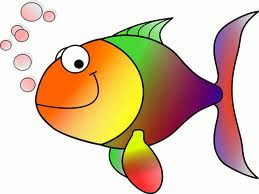
#> input picture OpenCV_컴퓨터비전과정_실습/images/HappyFish.jpg, 259 x 194 px, given in place of the camera
$ python '카툰필터_1.py'
#> lines starting #> are read from the running program, lines starting #| are printed output that depends on the picture
import cv2
#import numpy as np

def cartoon_filter(img):
    h, w = img.shape[:2]
    img2 = cv2.resize(img, (w//2, h//2))
    blr = cv2.bilateralFilter(img2, -1, 20, 7)
    edge = 255 - cv2.Canny(img2, 80, 120)
    edge = cv2.cvtColor(edge, cv2.COLOR_GRAY2BGR)
    dst = cv2.bitwise_and(blr, edge)
    dst = cv2.resize(dst, (w, h), interpolation=cv2.INTER_NEAREST)
    return dst
def pencil_sketch_filter(img):
    gray = cv2.cvtColor(img, cv2.COLOR_BGR2GRAY)
    blr = cv2.GaussianBlur(gray, (0, 0), 3)
    dst = cv2.divide(gray, blr, scale=255)
    return dst
def original(img):
    return img

filter_list = [cartoon_filter, pencil_sketch_filter, original]

cap = cv2.VideoCapture(0)
counter = 0
while True: # 카메라 프레임 처리
    ret, frame = cap.read()
#> frame is the input picture: shape (194, 259, 3); mean B, G, R 170.8, 196.4, 219.3
    frame = cv2.flip(frame,1) # 좌우 반전
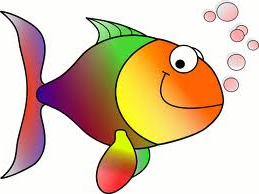
#> frame: shape (194, 259, 3); mean B, G, R 170.8, 196.4, 219.3
#    dst = cv2.Canny(frame, 120, 180)
    if ret:
        dst=filter_list[counter](frame)
#> in cartoon_filter, `img2 = cv2.resize(img, (w//2, h//2))`:
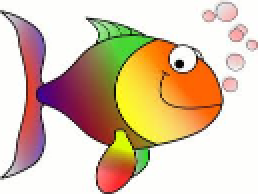
#> img2: shape (97, 129, 3) (shown 2 times larger); mean B, G, R 170.8, 196.4, 219.2
#> in cartoon_filter, `edge = 255 - cv2.Canny(img2, 80, 120)`:
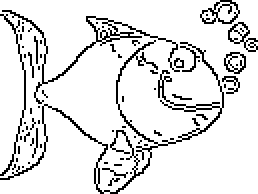
#> edge: shape (97, 129) (shown 2 times larger); 88.6% white; black in thin lines or dots
#> in cartoon_filter, `edge = cv2.cvtColor(edge, cv2.COLOR_GRAY2BGR)`: edge: shape (97, 129, 3); 88.6% white; black in thin lines or dots
#> in cartoon_filter, `dst = cv2.bitwise_and(blr, edge)`:
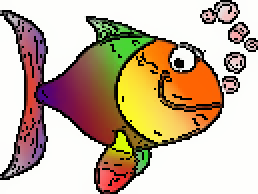
#> dst: shape (97, 129, 3) (shown 2 times larger); mean B, G, R 155.2, 177.2, 197.5
#> in cartoon_filter, `dst = cv2.resize(dst, (w, h), interpolation=cv2.INTER_NEAREST)`:
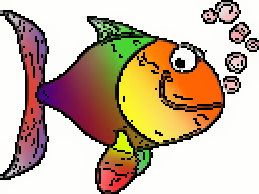
#> dst: shape (194, 259, 3); mean B, G, R 155.5, 177.4, 197.7
        cv2.imshow('dst', dst)
        key = cv2.waitKey(10)
#> (key Esc is pressed here)
        if key==27:
            break
        elif key == ord(" "):
            counter +=1
            if counter>len(filter_list)-1:
                counter = 0

cap.release()
cv2.destroyAllWindows()
